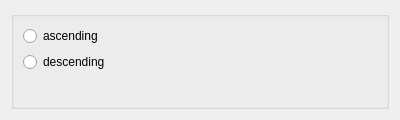
<?xml version="1.0" encoding="UTF-8"?>
<ui version="4.0">
 <class>GravSimpleComputeDialog</class>
 <widget class="QDialog" name="GravSimpleComputeDialog">
  <property name="geometry">
   <rect>
    <x>0</x>
    <y>0</y>
    <width>400</width>
    <height>120</height>
   </rect>
  </property>
  <property name="sizePolicy">
   <sizepolicy hsizetype="Fixed" vsizetype="Fixed">
    <horstretch>0</horstretch>
    <verstretch>0</verstretch>
   </sizepolicy>
  </property>
  <property name="minimumSize">
   <size>
    <width>300</width>
    <height>120</height>
   </size>
  </property>
  <property name="windowTitle">
   <string>Dialog</string>
  </property>
  <layout class="QVBoxLayout" name="verticalLayout">
   <item>
    <widget class="QGroupBox" name="groupBox">
     <property name="title">
      <string/>
     </property>
     <layout class="QFormLayout" name="formLayout">
      <property name="fieldGrowthPolicy">
       <enum>QFormLayout::FieldsStayAtSizeHint</enum>
      </property>
      <item row="3" column="0">
       <widget class="QRadioButton" name="descendButton_">
        <property name="text">
         <string>descending</string>
        </property>
       </widget>
      </item>
      <item row="2" column="0">
       <widget class="QRadioButton" name="ascendButton_">
        <property name="text">
         <string>ascending</string>
        </property>
       </widget>
      </item>
     </layout>
    </widget>
   </item>
  </layout>
 </widget>
 <resources/>
 <connections/>
</ui>
